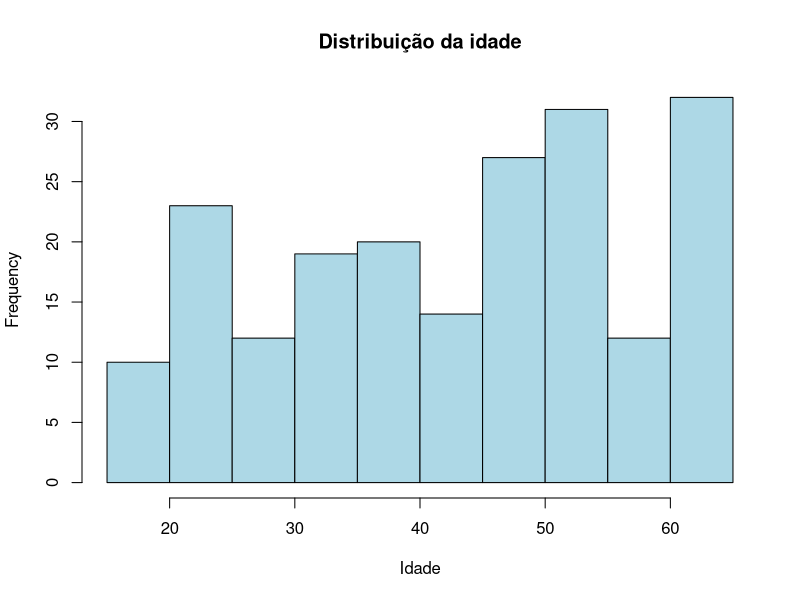
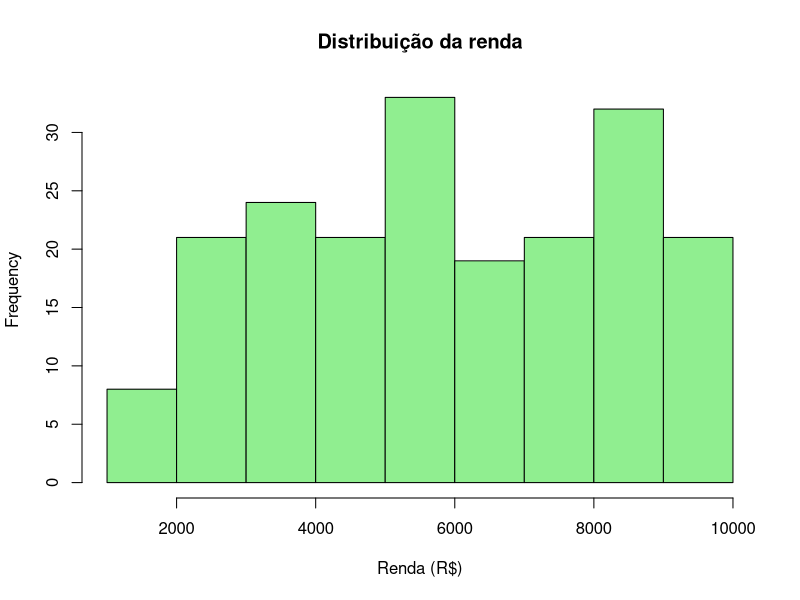
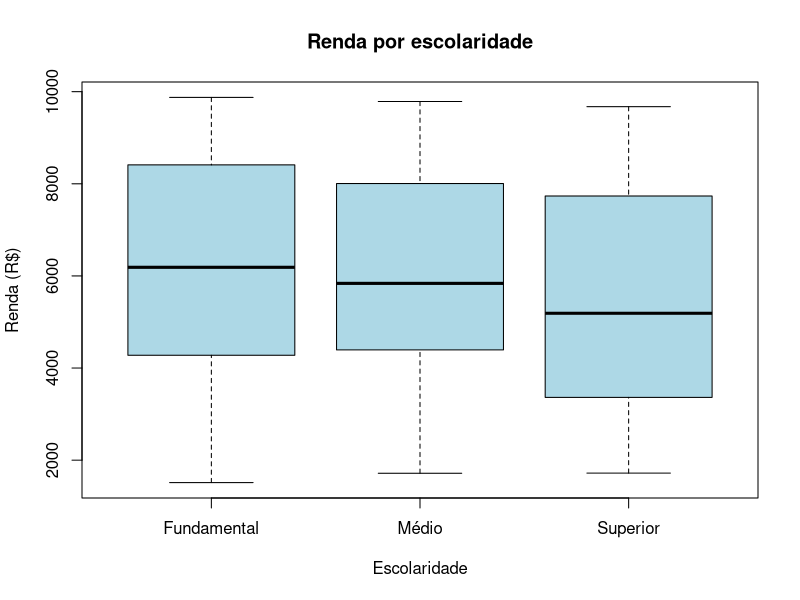
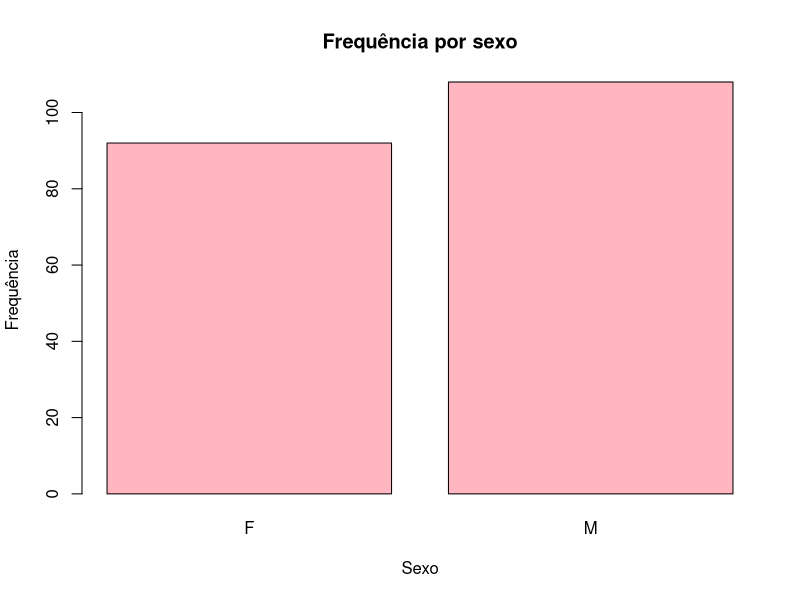
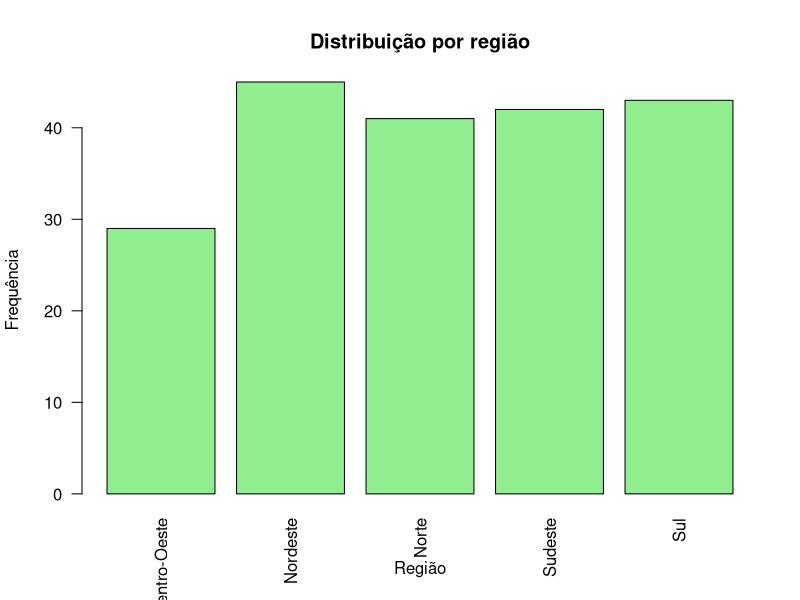
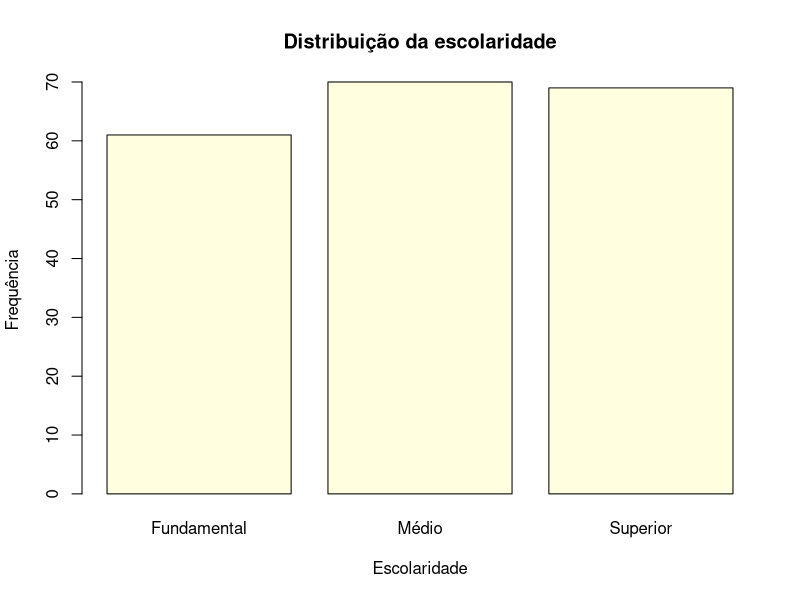
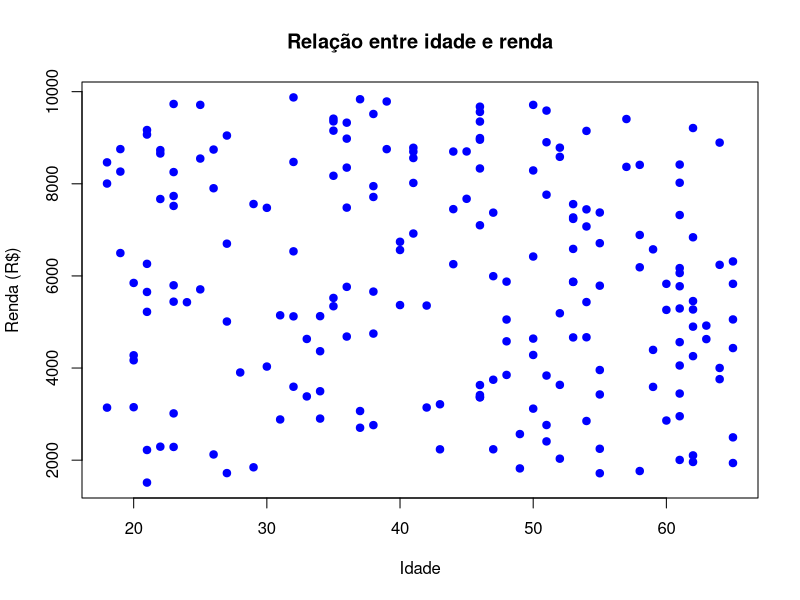
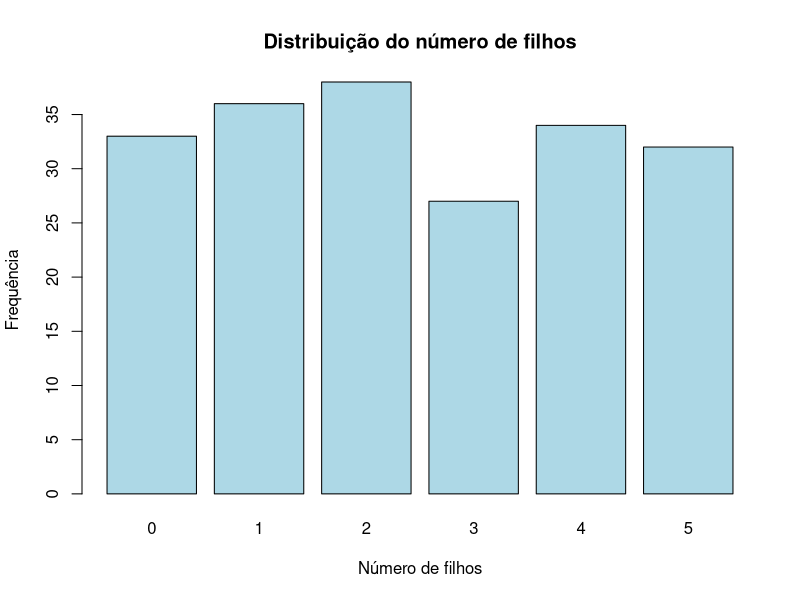

These charts were generated, in order, by the following R code:
## ---- chunk 1
#| echo: true
5 + 3          # soma
5 - 3          # subtração
5 * 3          # multiplicação
5 / 3          # divisão
5 ^ 3          # potência (também 5 ** 3)
## ---- chunk 2
#| echo: true
2 + 3 * 4      # 14
(2 + 3) * 4    # 20
-2 ^ 2         # -4 (a potência vem antes do sinal)
(-2) ^ 2       # 4
## ---- chunk 3
#| echo: true
sqrt(144)      # raiz quadrada
abs(-7)        # valor absoluto
exp(1)         # número de Euler
log(100)       # logaritmo natural
log10(1000)    # logaritmo base 10
log2(8)        # logaritmo base 2
log(8, base = 2)
factorial(5)   # 120
## ---- chunk 4
#| echo: true
round(3.14159, 2)   # 3.14
ceiling(3.2)        # 4
floor(3.8)          # 3
trunc(-3.8)         # -3
signif(123456, 2)   # 120000
## ---- chunk 5
#| echo: true
inflacao <- 4.5
selic <- 10.75
juro_real <- selic - inflacao
juro_real
## ---- chunk 6
#| echo: true
ls()
## ---- chunk 7
#| echo: true
inflacao <- 4.5                       # numérico (double)
ano <- 2026L                          # inteiro (sufixo L)
pais <- "Brasil"                      # texto (character)
recessao <- FALSE                     # lógico
hoje <- as.Date("2026-11-13")         # data
regiao <- factor("Sul")               # fator
## ---- chunk 8
#| echo: true
class(inflacao)    # "numeric"
class(ano)         # "integer"
class(pais)        # "character"
class(recessao)    # "logical"
class(hoje)        # "Date"
class(regiao)      # "factor"
## ---- chunk 9
#| echo: true
pais <- c("Brasil", "Argentina", "Chile", "Colômbia", "Peru", "Uruguai")
pib <- c(2.9, -1.6, 2.5, 1.7, 3.0, 3.1)               # crescimento do PIB (%)
inflacao <- c(4.5, 211.4, 3.9, 9.3, 3.2, 5.1)         # inflação anual (%)
desemprego <- c(6.8, 5.7, 8.5, 10.2, 5.1, 7.9)        # taxa de desemprego (%)
populacao <- c(212, 46, 19, 52, 34, 3.5)              # milhões de habitantes
bloco <- c("Mercosul", "Mercosul", "Mercosul",
           "Mercosul", "Mercosul", "Mercosul")
## ---- chunk 10
#| echo: true
paises <- data.frame(pais, pib, inflacao, desemprego, populacao, bloco)
paises
## ---- chunk 11
#| echo: true
str(paises)
## ---- chunk 12
#| echo: true
length(pib)
sum(pib) 
mean(pib) 
max(pib) 
min(pib)
which.max(pib)                 # posição do maior
pais[which.max(pib)]           # país de maior crescimento
## ---- chunk 13
#| echo: true
paises$pib                    # uma coluna
paises[["inflacao"]]
## ---- chunk 14
#| echo: true
paises[3, ]                   # uma linha
## ---- chunk 15
#| echo: true
paises[3, "pib"]              # linha 3, coluna pib
## ---- chunk 16
#| echo: true
paises[, c("pais", "pib")]    # duas colunas
## ---- chunk 17
#| echo: true
paises[paises$pib > 2.5, ]    # filtro por condição
## ---- chunk 18
#| echo: true
paises$pop_mil <- paises$populacao * 1000
paises$juro_real_aprox <- 10.75 - paises$inflacao   # selic menos inflação
## ---- chunk 19
#| echo: true
head(paises)
## ---- chunk 20
#| echo: true

set.seed(2026)

n <- 200

id <- 1:n
idade <- sample(18:65, n, replace = TRUE)
sexo <- sample(c("F", "M"), n, replace = TRUE)
regiao <- sample(c("Norte", "Nordeste", "Centro-Oeste", "Sudeste", "Sul"), n, replace = TRUE)
escolaridade <- sample(c("Fundamental", "Médio", "Superior"), n, replace = TRUE)
anos_estudo <- sample(5:20, n, replace = TRUE)
filhos <- sample(0:5, n, replace = TRUE)
empregado <- sample(c(TRUE, FALSE), n, replace = TRUE)
renda <- round(runif(n, 1500, 10000), 2)
## ---- chunk 21
#| echo: true
base <- data.frame(id,idade,sexo,regiao,escolaridade,
anos_estudo,filhos,empregado,renda)
## ---- chunk 22
#| echo: true
base$sexo <- factor(base$sexo)
base$regiao <- factor(base$regiao)
base$escolaridade <- factor(
  base$escolaridade,
  levels = c("Fundamental", "Médio", "Superior"),
  ordered = TRUE
)
## ---- chunk 23
#| echo: true
head(base)
## ---- chunk 24
#| echo: true
base$sexo <- factor(base$sexo)
base$regiao <- factor(base$regiao)
base$escolaridade <- factor(base$escolaridade,levels = c("Fundamental", "Médio", "Superior"),ordered = TRUE)
## ---- chunk 25
#| echo: true
head(base)          # 6 primeiras linhas

## ---- chunk 26
#| echo: true
head(base, 10)      # 10 primeiras
## ---- chunk 27
#| echo: true
tail(base)          # 6 últimas
## ---- chunk 28
#| echo: true
dim(base)           # linhas e colunas: 200 x 9
## ---- chunk 29
#| echo: true
nrow(base)
## ---- chunk 30
#| echo: true
ncol(base)
## ---- chunk 31
#| echo: true
summary(base)
## ---- chunk 32
#| echo: true
# 1. Histograma da idade
hist(base$idade,
     main = "Distribuição da idade",
     xlab = "Idade",
     col = "lightblue")
## ---- chunk 33
#| echo: true
# 2. Histograma da renda
hist(base$renda,
     main = "Distribuição da renda",
     xlab = "Renda (R$)",
     col = "lightgreen")
## ---- chunk 34
#| echo: true
# 3. Boxplot da renda por escolaridade
boxplot(renda ~ escolaridade, data = base,
        main = "Renda por escolaridade",
        xlab = "Escolaridade",
        ylab = "Renda (R$)",
        col = "lightblue")
## ---- chunk 35
#| echo: true
# 4. Frequência por sexo
barplot(table(base$sexo),
        main = "Frequência por sexo",
        xlab = "Sexo",
        ylab = "Frequência",
        col = "lightpink")
## ---- chunk 36
#| echo: true
# 5. Frequência por região
barplot(table(base$regiao),
        main = "Distribuição por região",
        xlab = "Região",
        ylab = "Frequência",
        col = "lightgreen",
        las = 2)
## ---- chunk 37
#| echo: true
# 6. Frequência por escolaridade
barplot(table(base$escolaridade),
        main = "Distribuição da escolaridade",
        xlab = "Escolaridade",
        ylab = "Frequência",
        col = "lightyellow")
## ---- chunk 38
#| echo: true
# 7. Idade e renda
plot(base$idade, base$renda,
     main = "Relação entre idade e renda",
     xlab = "Idade",
     ylab = "Renda (R$)",
     col = "blue",
     pch = 19)

## ---- chunk 39
#| echo: true
# 8. Número de filhos
barplot(table(base$filhos),
        main = "Distribuição do número de filhos",
        xlab = "Número de filhos",
        ylab = "Frequência",
        col = "lightblue")
## ---- chunk 40
#| echo: true
# 9. Escolaridade e anos de estudo
boxplot(anos_estudo ~ escolaridade, data = base,
        main = "Anos de estudo por escolaridade",
        xlab = "Escolaridade",
        ylab = "Anos de estudo",
        col = "lightgreen")

## ---- chunk 41
#| echo: true
# 10. Situação de emprego
barplot(table(base$empregado),
        main = "Distribuição da situação de emprego",
        xlab = "Empregado",
        ylab = "Frequência",
        col = "lightcoral")

## ---- chunk 42
#| echo: true
set.seed(2026)

base$mes <- sample(1:12, nrow(base), replace = TRUE)

base$mes_nome <- factor(base$mes,levels = 1:12,labels = c("Jan", "Fev", "Mar", "Abr", "Mai", "Jun",
"Jul", "Ago", "Set", "Out", "Nov", "Dez"))
## ---- chunk 43
#| echo: true
renda_mensal <- aggregate(renda ~ mes_nome,data = base,FUN = mean)
## ---- chunk 44
#| echo: true
plot(renda_mensal$renda,type = "o",xaxt = "n",main = "Sazonalidade da renda mensal",xlab = "Mês",
ylab = "Renda média (R$)",col = "blue",pch = 19)
axis(1, at = 1:12, labels = renda_mensal$mes_nome)
